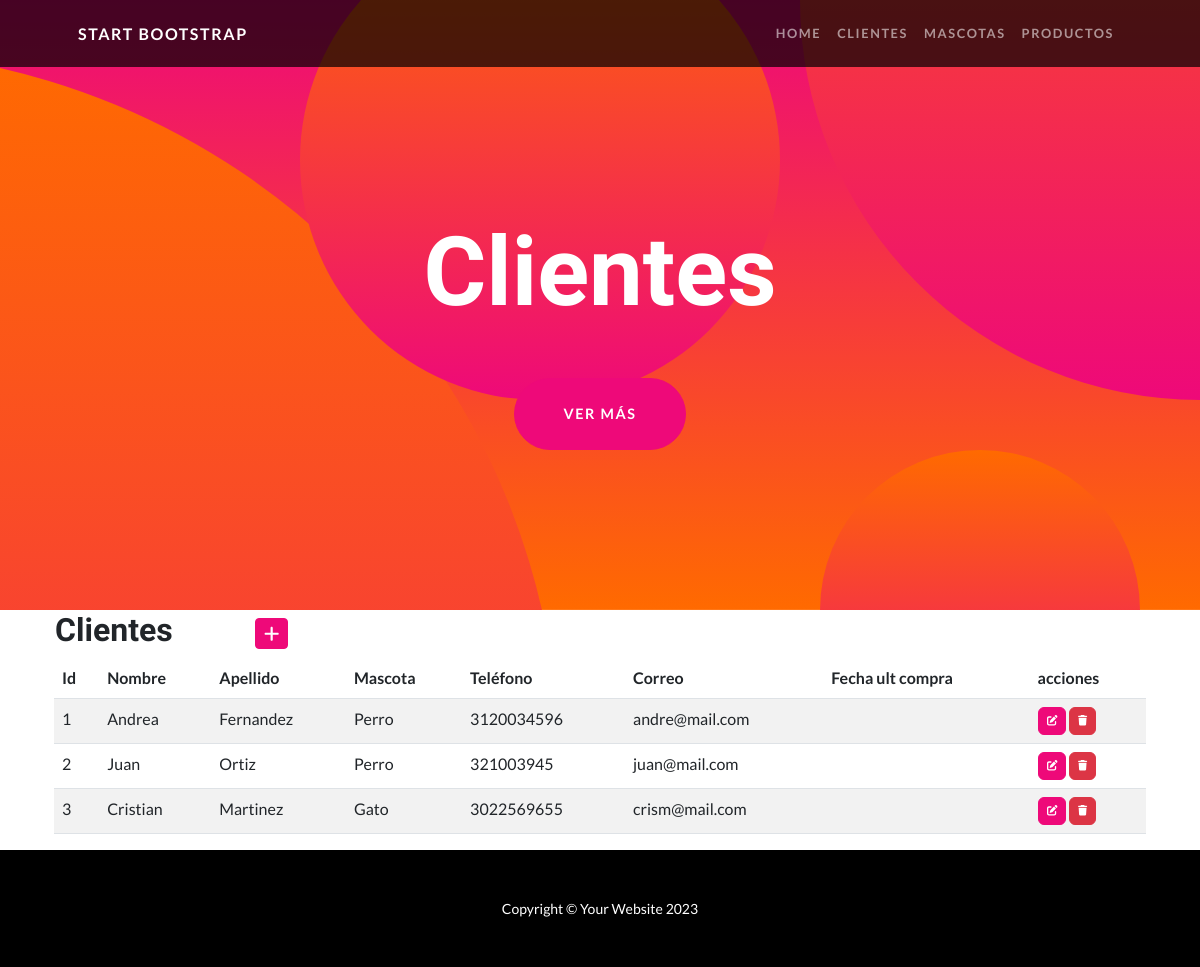
Before: /apptienda/clientes/ with the older database file.
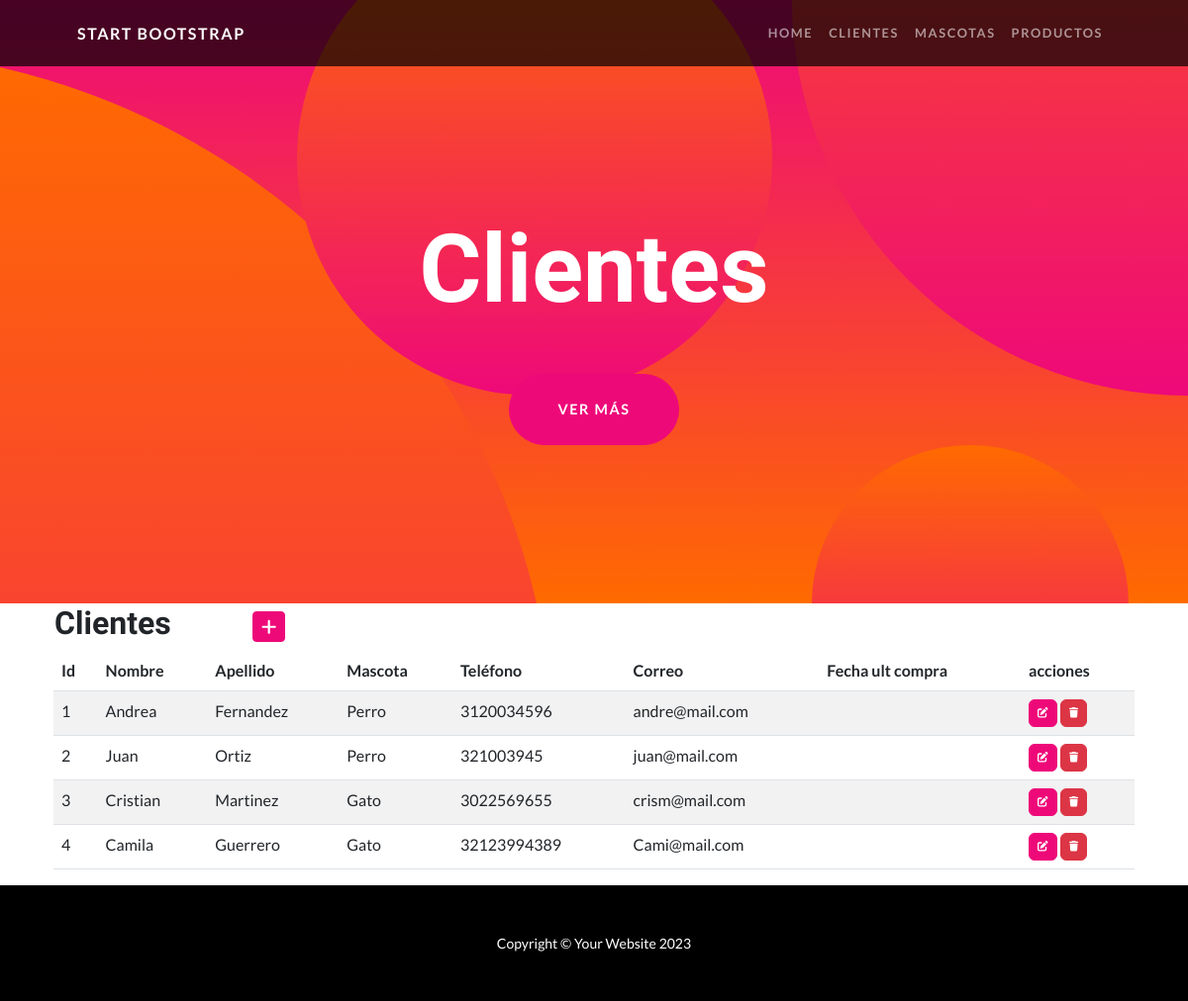
After: the same page with the newer database file.
### apptienda/models.py (models this page shows, shortened)
class Cliente(models.Model):
    nombre=models.CharField(max_length=50)
    apellido= models.CharField(max_length=50)
    mascota= models.CharField(max_length=50)
    telefono=models.IntegerField()
    email = models.EmailField()
    fecha_ult_compra = models.DateField()

### apptienda/views.py (the view)
# urls.py: path('clientes/', ClientesList.as_view(), name='clientes'),
class ClientesList(ListView):
    model=Cliente

### apptienda/templates/apptienda/cliente_list.html
{% extends 'apptienda/home.html' %}
{% block title %}
    <h1 class="masthead-heading mb-0">Clientes</h1>
{% endblock title %}
{% block contenido %}
<table>
    <tr>
        <td width="200"><h2>Clientes</h2></td>
        <td>
            <a
            href="{% url 'cliente_create' %}"
            class="btn btn-primary btn-sm"
            ><i class="fa fa-plus fa-lg" title="Crear"> </i>
            </a>
        </td>
    </tr>
</table>
    <table class="table table-striped">
        <thead>
            <tr>
                <th>Id</th>
                <th>Nombre</th>
                <th>Apellido</th>
                <th>Mascota</th>
                <th>Teléfono</th>
                <th>Correo</th>
                <th>Fecha ult compra</th>
                <th>acciones</th>
            </tr>
        </thead>
        <tbody>
            {% for c in cliente_list %}
                <tr>
                    <td>{{c.id}}</td>
                    <td>{{c.nombre}}</td>
                    <td>{{c.apellido}}</td>
                    <td>{{c.mascota}}</td>
                    <td>{{c.telefono}}</td>
                    <td>{{c.email}}</td>
                    <td>{{p.fecha_ult_compra}}</td>
                    <td>
                        <a
                          href="{% url 'cliente_update' c.id %}"
                          class="btn btn-primary"
                          style="--bs-btn-padding-y: .25rem; --bs-btn-padding-x: .5rem; --bs-btn-font-size: .75rem;"
                          ><i class="fa fa-edit fa-sm" title="Edit Record"></i>
                        </a>
                        <a
                          href="{% url 'cliente_delete' c.id %}"
                          class="btn btn-danger"
                          style="--bs-btn-padding-y: .25rem; --bs-btn-padding-x: .5rem; --bs-btn-font-size: .75rem;"
                          ><i class="fa fa-trash fa-sm" title="Delete Record"></i>
                        </a>
                      </td>
                </tr>
            {% endfor %}
        </tbody>
    </table>
{% endblock contenido %}

Changed rows visible on the page:
added Cliente: id "4", nombre "Camila", apellido "Guerrero", mascota "Gato", telefono "32123994389", email "Cami@mail.com"
